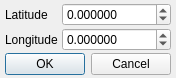
<?xml version="1.0" encoding="UTF-8"?>
<ui version="4.0">
 <class>SetLocation</class>
 <widget class="QDialog" name="SetLocation">
  <property name="geometry">
   <rect>
    <x>0</x>
    <y>0</y>
    <width>170</width>
    <height>77</height>
   </rect>
  </property>
  <property name="sizePolicy">
   <sizepolicy hsizetype="MinimumExpanding" vsizetype="MinimumExpanding">
    <horstretch>0</horstretch>
    <verstretch>0</verstretch>
   </sizepolicy>
  </property>
  <property name="mouseTracking">
   <bool>true</bool>
  </property>
  <property name="windowTitle">
   <string>New center</string>
  </property>
  <property name="modal">
   <bool>true</bool>
  </property>
  <layout class="QFormLayout" name="formLayout">
   <property name="horizontalSpacing">
    <number>4</number>
   </property>
   <property name="verticalSpacing">
    <number>2</number>
   </property>
   <property name="leftMargin">
    <number>5</number>
   </property>
   <property name="topMargin">
    <number>3</number>
   </property>
   <property name="rightMargin">
    <number>5</number>
   </property>
   <property name="bottomMargin">
    <number>3</number>
   </property>
   <item row="1" column="0">
    <widget class="QLabel" name="lblLatitude">
     <property name="font">
      <font>
       <pointsize>9</pointsize>
      </font>
     </property>
     <property name="text">
      <string>Latitude</string>
     </property>
     <property name="textInteractionFlags">
      <set>Qt::NoTextInteraction</set>
     </property>
     <property name="buddy">
      <cstring>dspbLatitude</cstring>
     </property>
    </widget>
   </item>
   <item row="2" column="0">
    <widget class="QLabel" name="lblLongitude">
     <property name="font">
      <font>
       <pointsize>9</pointsize>
      </font>
     </property>
     <property name="text">
      <string>Longitude</string>
     </property>
     <property name="textInteractionFlags">
      <set>Qt::NoTextInteraction</set>
     </property>
     <property name="buddy">
      <cstring>dspbLongitude</cstring>
     </property>
    </widget>
   </item>
   <item row="1" column="1">
    <widget class="QDoubleSpinBox" name="dspbLatitude">
     <property name="wrapping">
      <bool>true</bool>
     </property>
     <property name="decimals">
      <number>6</number>
     </property>
     <property name="minimum">
      <double>-90.000000000000000</double>
     </property>
     <property name="maximum">
      <double>90.000000000000000</double>
     </property>
     <property name="singleStep">
      <double>0.000100000000000</double>
     </property>
    </widget>
   </item>
   <item row="2" column="1">
    <widget class="QDoubleSpinBox" name="dspbLongitude">
     <property name="decimals">
      <number>6</number>
     </property>
     <property name="minimum">
      <double>-180.000000000000000</double>
     </property>
     <property name="maximum">
      <double>180.000000000000000</double>
     </property>
     <property name="singleStep">
      <double>0.000100000000000</double>
     </property>
    </widget>
   </item>
   <item row="3" column="0" colspan="2">
    <widget class="QDialogButtonBox" name="bboxOkCancel">
     <property name="sizePolicy">
      <sizepolicy hsizetype="MinimumExpanding" vsizetype="Minimum">
       <horstretch>0</horstretch>
       <verstretch>0</verstretch>
      </sizepolicy>
     </property>
     <property name="orientation">
      <enum>Qt::Horizontal</enum>
     </property>
     <property name="standardButtons">
      <set>QDialogButtonBox::Cancel|QDialogButtonBox::Ok</set>
     </property>
     <property name="centerButtons">
      <bool>false</bool>
     </property>
    </widget>
   </item>
  </layout>
 </widget>
 <resources/>
 <connections>
  <connection>
   <sender>bboxOkCancel</sender>
   <signal>accepted()</signal>
   <receiver>SetLocation</receiver>
   <slot>accept()</slot>
   <hints>
    <hint type="sourcelabel">
     <x>248</x>
     <y>254</y>
    </hint>
    <hint type="destinationlabel">
     <x>157</x>
     <y>274</y>
    </hint>
   </hints>
  </connection>
  <connection>
   <sender>bboxOkCancel</sender>
   <signal>rejected()</signal>
   <receiver>SetLocation</receiver>
   <slot>reject()</slot>
   <hints>
    <hint type="sourcelabel">
     <x>316</x>
     <y>260</y>
    </hint>
    <hint type="destinationlabel">
     <x>286</x>
     <y>274</y>
    </hint>
   </hints>
  </connection>
 </connections>
</ui>
